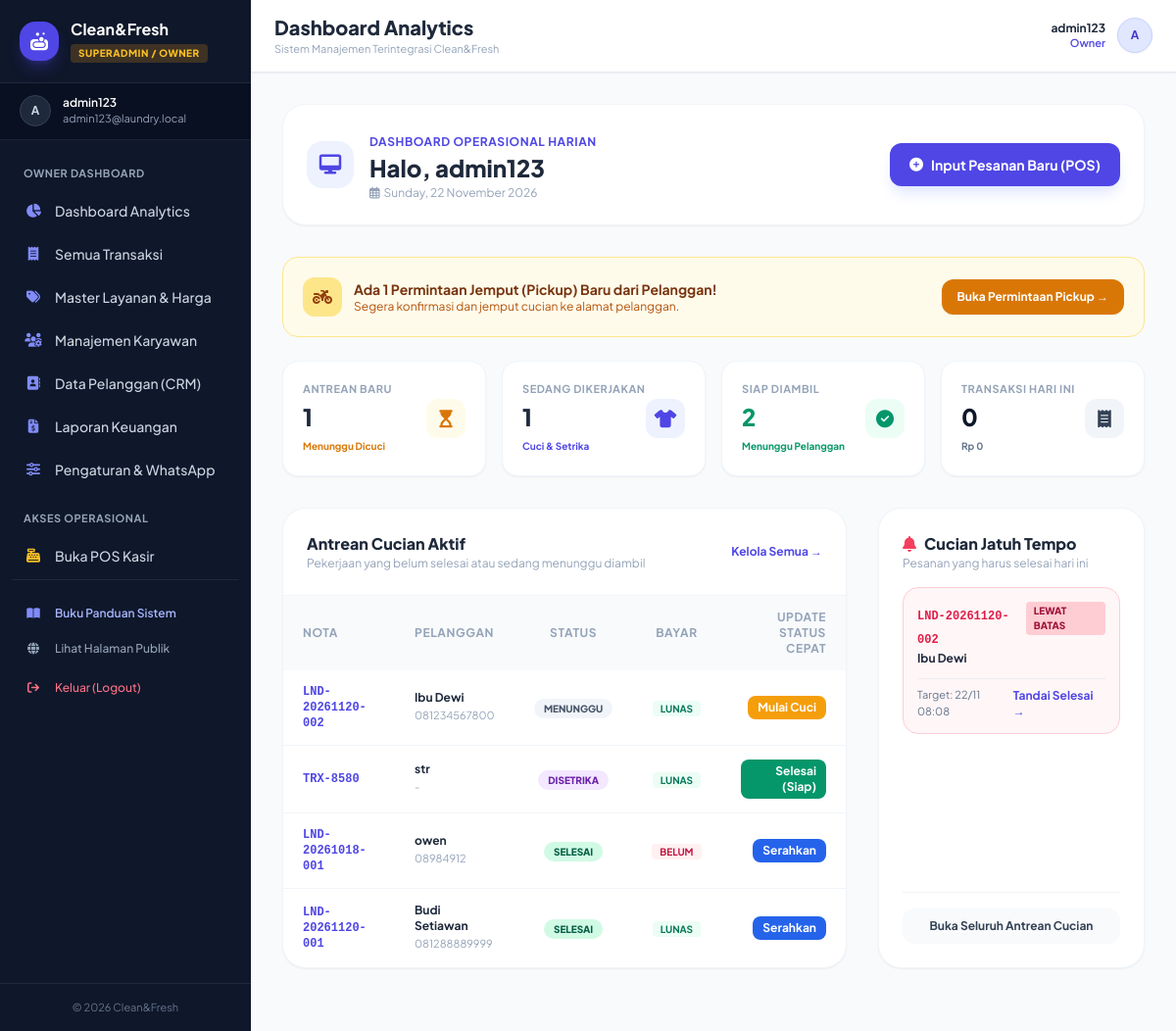
/admin/index.php (signed in), run on the app's committed database.
### tables this page shows
CREATE TABLE `settings` (
  `id` int(11) NOT NULL,
  `nama_laundry` varchar(150) NOT NULL DEFAULT 'Clean&Fresh Laundry',
  `alamat` text DEFAULT NULL,
  `whatsapp` varchar(30) DEFAULT NULL,
  `logo` varchar(255) DEFAULT NULL,
  `wa_gateway_provider` varchar(50) DEFAULT 'manual',
  `wa_api_key` varchar(255) DEFAULT NULL,
  `wa_domain` varchar(255) DEFAULT 'https://api.fonnte.com',
  `wa_template_order` text DEFAULT NULL,
  `wa_template_ready` text DEFAULT NULL,
  `receipt_footer` text DEFAULT NULL,
  `schema_version` int(11) DEFAULT 1,
  `updated_at` datetime DEFAULT current_timestamp() ON UPDATE current_timestamp(),
  PRIMARY KEY (`id`)
);

CREATE TABLE `orders` (
  `id` int(11) NOT NULL AUTO_INCREMENT,
  `order_code` varchar(50) NOT NULL,
  `customer_id` int(11) DEFAULT NULL,
  `pickup_id` int(11) DEFAULT NULL,
  `customer_name` varchar(150) NOT NULL,
  `customer_phone` varchar(30) DEFAULT NULL,
  `admin_id` int(11) DEFAULT NULL,
  `status` enum('pending','processing','ironing','ready','completed') NOT NULL DEFAULT 'pending',
  `payment_status` enum('unpaid','paid') NOT NULL DEFAULT 'unpaid',
  `payment_method` varchar(50) NOT NULL DEFAULT 'Tunai',
  `total_amount` decimal(12,2) NOT NULL DEFAULT 0.00,
  `discount_amount` decimal(12,2) DEFAULT 0.00,
  `cash_paid` decimal(12,2) DEFAULT 0.00,
  `cash_change` decimal(12,2) DEFAULT 0.00,
  `notes` text DEFAULT NULL,
  `estimate_completed_at` datetime DEFAULT NULL,
  `processing_at` datetime DEFAULT NULL,
  `ironing_at` datetime DEFAULT NULL,
  `ready_at` datetime DEFAULT NULL,
  `completed_at` datetime DEFAULT NULL,
  `created_at` datetime DEFAULT current_timestamp(),
  PRIMARY KEY (`id`),
  UNIQUE KEY `order_code` (`order_code`),
  KEY `order_code_2` (`order_code`),
  KEY `customer_id` (`customer_id`),
  KEY `status` (`status`),
  KEY `created_at` (`created_at`),
  KEY `idx_orders_phone` (`customer_phone`),
  KEY `idx_orders_pay_created` (`payment_status`,`created_at`),
  KEY `idx_orders_status_created` (`status`,`created_at`),
  KEY `idx_orders_pickup` (`pickup_id`)
);

### admin/index.php (the view, shortened to what the rows shown need)
<?php
require_once '../includes/auth_check.php';
require_once '../layout/header.php';
$now = date('Y-m-d H:i:s');
$q_due = mysqli_query($conn, "SELECT * FROM orders
    WHERE status IN ('pending', 'processing', 'ironing')
    AND estimate_completed_at IS NOT NULL
    AND estimate_completed_at <= DATE_ADD('$now', INTERVAL 12 HOUR)
    ORDER BY estimate_completed_at ASC LIMIT 5");
$q_queue = mysqli_query($conn, "SELECT o.*, u.name as cashier_name
    FROM orders o
    LEFT JOIN users u ON o.admin_id = u.id
    WHERE o.status != 'completed'
    ORDER BY FIELD(o.status, 'pending', 'processing', 'ironing', 'ready'), o.created_at ASC
    LIMIT 10");
?>
<div class="mb-8 flex flex-col sm:flex-row justify-between items-start sm:items-center gap-4 bg-white p-6 rounded-3xl shadow-sm border border-slate-100">
    <div class="flex items-center gap-4">
        <div>
            <h1 class="text-xl sm:text-2xl font-black text-slate-800">Halo, <?= htmlspecialchars($_SESSION['name']); ?></h1>
        </div>
    </div>
</div>
<div class="grid grid-cols-1 lg:grid-cols-3 gap-8 mb-8">
    <div class="lg:col-span-2 bg-white rounded-3xl shadow-sm border border-slate-100 overflow-hidden">
        <div class="overflow-x-auto custom-scrollbar">
            <table class="w-full text-left text-sm">
                <thead class="bg-slate-50 text-slate-400 text-xs uppercase font-bold tracking-wider">
                    <tr>
                        <th class="px-5 py-3.5">Nota</th>
                        <th class="px-5 py-3.5">Pelanggan</th>
                        <th class="px-5 py-3.5 text-center">Status</th>
                        <th class="px-5 py-3.5 text-center">Bayar</th>
                        <th class="px-5 py-3.5 text-right">Update Status Cepat</th>
                    </tr>
                </thead>
                <tbody class="divide-y divide-slate-100">
                    <?php
                    while($q = mysqli_fetch_assoc($q_queue)):
                        $st = $q['status'];
                    ?>
                    <tr class="hover:bg-slate-50/70 transition">
                        <td class="px-5 py-3.5 font-mono font-bold text-indigo-600 text-xs">
                            <?= htmlspecialchars($q['order_code']); ?>
                        </td>
                        <td class="px-5 py-3.5">
                            <p class="font-bold text-slate-800 text-xs"><?= htmlspecialchars($q['customer_name']); ?></p>
                            <p class="text-[11px] text-slate-400"><?= htmlspecialchars($q['customer_phone'] ?? '-'); ?></p>
                        </td>
                        <td class="px-5 py-3.5 text-center">
                            <?php
                            $badge = 'bg-slate-100 text-slate-600';
                            $lbl = 'Menunggu';
                            if ($st === 'processing') { $badge = 'bg-amber-100 text-amber-800'; $lbl = 'Dicuci'; }
                            elseif ($st === 'ironing') { $badge = 'bg-purple-100 text-purple-800'; $lbl = 'Disetrika'; }
                            elseif ($st === 'ready') { $badge = 'bg-emerald-100 text-emerald-800'; $lbl = 'Selesai'; }
                            ?>
                            <span class="px-2.5 py-1 rounded-full text-[10px] font-black uppercase <?= $badge; ?>">
                                <?= $lbl; ?>
                            </span>
                        </td>
                        <td class="px-5 py-3.5 text-center">
                            <?php if ($q['payment_status'] === 'paid'): ?>
                                <span class="px-2 py-0.5 rounded text-[10px] font-bold uppercase bg-emerald-50 text-emerald-700">Lunas</span>
                            <?php else: ?>
                                <span class="px-2 py-0.5 rounded text-[10px] font-bold uppercase bg-rose-50 text-rose-700">Belum</span>
                            <?php endif; ?>
                        </td>
                        <td class="px-5 py-3.5 text-right">
                            <div class="inline-flex gap-1">
                                <?php if ($st === 'pending'): ?>
                                    <a href="update_status.php?id=<?= $q['id']; ?>&status=processing&redirect=index" class="px-2.5 py-1 bg-amber-500 hover:bg-amber-600 text-white rounded-lg text-xs font-bold transition">
                                        Mulai Cuci
                                    </a>
                                <?php elseif ($st === 'processing'): ?>
                                    <a href="update_status.php?id=<?= $q['id']; ?>&status=ironing&redirect=index" class="px-2.5 py-1 bg-purple-600 hover:bg-purple-700 text-white rounded-lg text-xs font-bold transition">
                                        Setrika
                                    </a>
                                <?php elseif ($st === 'ironing'): ?>
                                    <a href="update_status.php?id=<?= $q['id']; ?>&status=ready&redirect=index" class="px-2.5 py-1 bg-emerald-600 hover:bg-emerald-700 text-white rounded-lg text-xs font-bold transition">
                                        Selesai (Siap)
                                    </a>
                                <?php elseif ($st === 'ready'): ?>
                                    <a href="update_status.php?id=<?= $q['id']; ?>&status=completed&redirect=index" class="px-2.5 py-1 bg-blue-600 hover:bg-blue-700 text-white rounded-lg text-xs font-bold transition">
                                        Serahkan
                                    </a>
                                <?php endif; ?>
                            </div>
                        </td>
                    </tr>
                    <?php endwhile; ?>
                </tbody>
            </table>
        </div>
    </div>
    <div class="bg-white rounded-3xl shadow-sm border border-slate-100 p-6 flex flex-col">
        <div class="space-y-3 flex-1 overflow-y-auto">
            <?php
            while($d = mysqli_fetch_assoc($q_due)):
                $is_overdue = strtotime($d['estimate_completed_at']) < time();
            ?>
            <div class="p-3.5 rounded-2xl border <?= $is_overdue ? 'bg-rose-50/60 border-rose-200' : 'bg-slate-50 border-slate-100'; ?>">
                <div class="flex justify-between items-start">
                    <div>
                        <span class="font-mono text-xs font-bold <?= $is_overdue ? 'text-rose-600' : 'text-indigo-600'; ?>">
                            <?= htmlspecialchars($d['order_code']); ?>
                        </span>
                        <h4 class="text-xs font-bold text-slate-800 mt-0.5"><?= htmlspecialchars($d['customer_name']); ?></h4>
                    </div>
                    <span class="text-[10px] font-black uppercase px-2 py-0.5 rounded <?= $is_overdue ? 'bg-rose-200 text-rose-800' : 'bg-amber-100 text-amber-800'; ?>">
                        <?= $is_overdue ? 'Lewat Batas' : 'Hari Ini'; ?>
                    </span>
                </div>
                <div class="flex justify-between items-center mt-3 pt-2 border-t border-slate-200/60 text-[11px] text-slate-500">
                    <span>Target: <?= date('d/m H:i', strtotime($d['estimate_completed_at'])); ?></span>
                    <a href="update_status.php?id=<?= $d['id']; ?>&status=ready&redirect=index" class="text-xs font-bold text-indigo-600 hover:text-indigo-800">
                        Tandai Selesai &rarr;
                    </a>
                </div>
            </div>
            <?php endwhile; ?>
        </div>
    </div>
</div>
<?php require_once '../layout/footer.php'; ?>

### layout/header.php (shortened to what the rows shown need)
<?php
require_once __DIR__ . '/../config/database.php';
$sys_settings = get_settings($conn);
$user_role = $_SESSION['role'] ?? 'guest';
$current_page = basename($_SERVER['PHP_SELF']);
$current_dir = basename(dirname($_SERVER['PHP_SELF']));
?>
<!DOCTYPE html>
<html lang="id">
<head>
    <script src="https://cdn.tailwindcss.com"></script>
    <link rel="stylesheet" href="https://cdnjs.cloudflare.com/ajax/libs/font-awesome/6.4.0/css/all.min.css">
</head>
<body class="bg-slate-50 text-slate-800 antialiased min-h-screen flex flex-col md:flex-row" x-data="{ mobileMenu: false }">
    <aside id="sidebar"
           :class="mobileMenu ? 'translate-x-0 shadow-2xl' : '-translate-x-full md:translate-x-0'"
           class="fixed inset-y-0 left-0 z-50 w-72 md:w-64 bg-slate-900 text-slate-200 flex flex-col shrink-0 min-h-screen md:static transition-transform duration-300 ease-in-out no-print">
        <div class="p-5 border-b border-slate-800 flex items-center justify-between">
            <div class="flex items-center gap-3">
                <div>
                    <h1 class="font-bold text-white text-base leading-tight truncate w-36"><?= htmlspecialchars($sys_settings['nama_laundry']); ?></h1>
                    <span class="inline-block px-2 py-0.5 rounded text-[10px] font-black tracking-wider uppercase mt-0.5
                        <?= $user_role === 'superadmin' ? 'bg-amber-500/20 text-amber-400' : 'bg-indigo-500/20 text-indigo-400'; ?>">
                        <?= $user_role === 'superadmin' ? 'Superadmin / Owner' : 'Admin / Kasir'; ?>
                    </span>
                </div>
            </div>
        </div>
        <div class="px-5 py-3 bg-slate-950/40 border-b border-slate-800/80 flex items-center gap-3">
            <div class="w-8 h-8 rounded-full bg-slate-800 flex items-center justify-center text-slate-300 font-bold text-xs uppercase border border-slate-700">
            </div>
            <div class="overflow-hidden">
            </div>
        </div>
        <nav class="flex-1 px-3 py-4 space-y-1 overflow-y-auto text-sm font-medium">
            <?php if ($user_role === 'superadmin'): ?>
                <div class="text-[11px] font-bold uppercase text-slate-400 px-3 pt-2 pb-1 tracking-wider">Owner Dashboard</div>
                <a href="../superadmin/index.php" class="flex items-center gap-3 px-3 py-2.5 rounded-xl transition <?= ($current_page == 'index.php' && $current_dir == 'superadmin') ? 'bg-indigo-600 text-white font-semibold shadow-md shadow-indigo-600/30' : 'text-slate-300 hover:bg-slate-800 hover:text-white'; ?>">
                </a>
                <a href="../superadmin/transaksi.php" class="flex items-center gap-3 px-3 py-2.5 rounded-xl transition <?= ($current_page == 'transaksi.php') ? 'bg-indigo-600 text-white font-semibold shadow-md shadow-indigo-600/30' : 'text-slate-300 hover:bg-slate-800 hover:text-white'; ?>">
                </a>
                <a href="../superadmin/layanan.php" class="flex items-center gap-3 px-3 py-2.5 rounded-xl transition <?= ($current_page == 'layanan.php') ? 'bg-indigo-600 text-white font-semibold shadow-md shadow-indigo-600/30' : 'text-slate-300 hover:bg-slate-800 hover:text-white'; ?>">
                </a>
                <a href="../superadmin/karyawan.php" class="flex items-center gap-3 px-3 py-2.5 rounded-xl transition <?= ($current_page == 'karyawan.php') ? 'bg-indigo-600 text-white font-semibold shadow-md shadow-indigo-600/30' : 'text-slate-300 hover:bg-slate-800 hover:text-white'; ?>">
                </a>
                <a href="../superadmin/pelanggan.php" class="flex items-center gap-3 px-3 py-2.5 rounded-xl transition <?= ($current_page == 'pelanggan.php') ? 'bg-indigo-600 text-white font-semibold shadow-md shadow-indigo-600/30' : 'text-slate-300 hover:bg-slate-800 hover:text-white'; ?>">
                </a>
                <a href="../superadmin/laporan.php" class="flex items-center gap-3 px-3 py-2.5 rounded-xl transition <?= ($current_page == 'laporan.php') ? 'bg-indigo-600 text-white font-semibold shadow-md shadow-indigo-600/30' : 'text-slate-300 hover:bg-slate-800 hover:text-white'; ?>">
                </a>
                <a href="../superadmin/pengaturan.php" class="flex items-center gap-3 px-3 py-2.5 rounded-xl transition <?= ($current_page == 'pengaturan.php') ? 'bg-indigo-600 text-white font-semibold shadow-md shadow-indigo-600/30' : 'text-slate-300 hover:bg-slate-800 hover:text-white'; ?>">
                </a>
                <div class="text-[11px] font-bold uppercase text-slate-400 px-3 pt-4 pb-1 tracking-wider">Akses Operasional</div>
                <a href="../admin/pos.php" class="flex items-center gap-3 px-3 py-2.5 rounded-xl text-slate-300 hover:bg-slate-800 hover:text-white transition">
                </a>
            <?php endif; ?>
            <div class="pt-4 border-t border-slate-800 mt-4">
            </div>
        </nav>
        <div class="p-4 border-t border-slate-800 text-center text-[11px] text-slate-500">
            &copy; <?= date('Y'); ?> <?= htmlspecialchars($sys_settings['nama_laundry']); ?>
        </div>
    </aside>
    <main class="flex-1 flex flex-col min-w-0 w-full overflow-y-auto">
        <header id="top-bar" class="bg-white border-b border-slate-200 px-4 sm:px-6 py-3.5 flex items-center justify-between no-print sticky top-0 z-30 shadow-sm">
            <div class="flex items-center gap-3">
                <div>
                    <h2 class="font-extrabold text-slate-800 text-base sm:text-xl capitalize leading-tight">
                        <?php
                        $title = str_replace(['.php', '_'], ['', ' '], $current_page);
                        if ($title === 'index') {
                            $title = ($user_role === 'superadmin') ? 'Dashboard Analytics' : 'Dashboard Operasional';
                        }
                        echo htmlspecialchars(ucwords($title));
                        ?>
                    </h2>
                    <p class="text-[11px] text-slate-400 hidden sm:block">Sistem Manajemen Terintegrasi <?= htmlspecialchars($sys_settings['nama_laundry']); ?></p>
                </div>
            </div>
        </header>
        <div class="p-3 sm:p-6 lg:p-8 flex-1 max-w-full overflow-x-hidden">

### data on the page
settings: nama_laundry "Clean&Fresh"
orders: order_code "LND-20261120-002", customer_name "Ibu Dewi", customer_phone "081234567800", lbl "MENUNGGU", payment_status "LUNAS", shows "LEWAT BATAS", estimate_completed_at "22/11 08:08"
orders: order_code "TRX-8580", customer_name "str", customer_phone "-", status "DISETRIKA", payment_status "LUNAS"
orders: order_code "LND-20261018-001", customer_name "owen", customer_phone "08984912", status "SELESAI", payment_status "BELUM"
orders: order_code "LND-20261120-001", customer_name "Budi Setiawan", customer_phone "081288889999", status "SELESAI", payment_status "LUNAS"

### other printed values
substr($user_name, 0, 1) "A"
$user_name "admin123"
$_SESSION['email'] "admin123@laundry.local"
$title "Dashboard Analytics"
$_SESSION['name'] "admin123"
$count_pickup_pending "1"
$count_pending "1"
$count_processing "1"
$count_ready "2"
$today_stat['c'] "0"
$today_stat['total'] "0"
